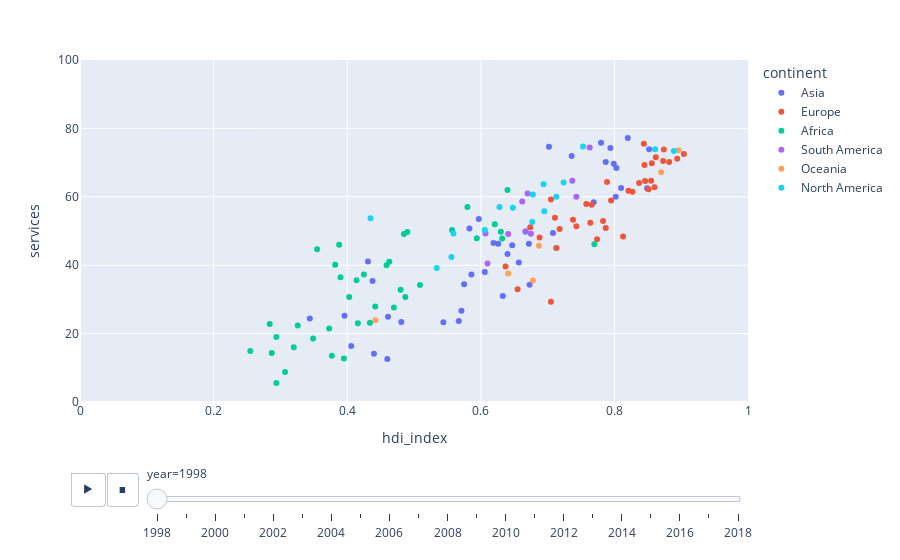

Notebook code cell kept with this figure:
### Markdown cell above
## Analyse temporelles et spatiales

### Code cell
# Création d'un graphique qui montre l'évolution de l'IDH et du % de services en fonction de l'année
df_complet = pd.read_csv('gapminder_data_graphs.csv')
graphique = px.scatter(df_complet, x = "hdi_index",  y = "services", color = "continent", animation_frame="year", range_x=[0,1], range_y= [0, 100])
graphique.show()

### Figure 1 — Plotly figure (JSON) as saved in the notebook; plotly's stock layout.template omitted (floating-point values rounded to 4 significant figures)
{"data": [{"hovertemplate": "continent=Asia<br>year=1998<br>hdi_index=%{x}<br>services=%{y}<extra></extra>", "legendgroup": "Asia", "marker": {"color": "#636efa", "symbol": "circle"}, "mode": "markers", "name": "Asia", "orientation": "v", "showlegend": true, "type": "scatter", "x": [0.344, 0.657, 0.619, 0.787, 0.461, null, 0.794, 0.406, 0.571, 0.803, null, 0.82, 0.481, 0.586, 0.647, 0.583, 0.852, 0.849, 0.702, 0.672, 0.78, 0.606, 0.46, null, 0.708, 0.597, 0.575, 0.396, 0.44, null, 0.438, null, 0.626, 0.81, 0.736, 0.799, 0.802, 0.673, 0.544, 0.633, null, 0.64, null, 0.769, null, 0.567, 0.431], "xaxis": "x", "y": [24.4, 40.8, 46.5, 70.2, 24.9, 25.9, 74.3, 16.4, 26.7, 68.4, 41.3, 77.2, 23.4, 37.3, 45.8, 50.7, 73.9, 62.5, 74.6, 46.3, 75.8, 38, 12.6, 55.6, 49.4, 53.5, 34.4, 25.2, 14.1, 84, 35.4, 49.1, 46.3, 62.6, 71.9, 69.7, 60, 34.3, 23.3, 31, 33.2, 43.3, 29.9, 58.4, 37.4, 23.7, 41.1], "yaxis": "y"}, {"hovertemplate": "continent=Europe<br>year=1998<br>hdi_index=%{x}<br>services=%{y}<extra></extra>", "legendgroup": "Europe", "marker": {"color": "#EF553B", "symbol": "circle"}, "mode": "markers", "name": "Europe", "orientation": "v", "showlegend": true, "type": "scatter", "x": [0.655, 0.837, 0.674, 0.873, null, 0.718, 0.738, 0.783, 0.856, 0.766, 0.846, 0.845, 0.86, 0.795, 0.758, 0.855, 0.851, 0.827, 0.711, 0.743, 0.844, 0.789, 0.637, null, 0.874, null, 0.904, 0.774, 0.787, 0.705, 0.705, 0.713, 0.764, 0.813, 0.821, 0.894, 0.882, 0.688, 0.862], "xaxis": "x", "y": [33, 64, 51.1, 70.5, 43.1, 50.6, 53.3, 52.9, 69.8, 57.7, 64.6, 69.3, 62.8, 58.9, 57.9, 64.7, 62.2, 61.5, 53.9, 51.4, 75.5, 64.3, 39.6, 64.1, 73.8, 39.4, 72.5, 47.6, 50.9, 29.3, 59.2, 45, 52.4, 48.4, 61.8, 71.1, 70.2, 48.1, 71.6], "yaxis": "y"}, {"hovertemplate": "continent=Africa<br>year=1998<br>hdi_index=%{x}<br>services=%{y}<extra></extra>", "legendgroup": "Africa", "marker": {"color": "#00cc96", "symbol": "circle"}, "mode": "markers", "name": "Africa", "orientation": "v", "showlegend": true, "type": "scatter", "x": [0.621, null, 0.403, 0.58, null, 0.294, 0.434, null, 0.32, null, null, 0.349, 0.48, 0.414, 0.355, 0.594, null, 0.49, null, 0.63, 0.388, 0.487, 0.326, null, 0.463, 0.47, null, 0.77, null, 0.395, 0.294, 0.459, 0.667, 0.509, 0.287, 0.557, 0.255, null, 0.307, 0.485, 0.382, 0.284, 0.64, null, 0.39, 0.377, 0.425, 0.632, 0.373, 0.416, 0.442], "xaxis": "x", "y": [52, 53.3, 30.7, 57, 11.1, 5.59, 23.2, 54.7, 16, 15.9, 26.6, 18.6, 32.8, 35.6, 44.7, 47.9, 37.6, 49.7, 17, 49.8, 46, 30.7, 22.4, 21.5, 41, 27.6, 35.6, 46.1, 14.3, 12.7, 19, 40, 49.8, 34.2, 14.3, 50.3, 14.9, 37.9, 8.76, 49.1, 40.1, 22.8, 62, 18.8, 36.5, 13.5, 37.3, 47.8, 21.5, 23, 27.9], "yaxis": "y"}, {"hovertemplate": "continent=South America<br>year=1998<br>hdi_index=%{x}<br>services=%{y}<extra></extra>", "legendgroup": "South America", "marker": {"color": "#ab63fa", "symbol": "circle"}, "mode": "markers", "name": "South America", "orientation": "v", "showlegend": true, "type": "scatter", "x": [0.763, 0.61, 0.67, 0.743, 0.662, 0.675, 0.607, 0.641, 0.667, null, 0.737], "xaxis": "x", "y": [74.4, 40.5, 61, 60, 58.6, 49.2, 49.3, 49.1, 49.9, 68.3, 64.7], "yaxis": "y"}, {"hovertemplate": "continent=Oceania<br>year=1998<br>hdi_index=%{x}<br>services=%{y}<extra></extra>", "legendgroup": "Oceania", "marker": {"color": "#FFA15A", "symbol": "circle"}, "mode": "markers", "name": "Oceania", "orientation": "v", "showlegend": true, "type": "scatter", "x": [0.896, 0.687, 0.87, 0.442, 0.641, null, 0.678, null], "xaxis": "x", "y": [73.6, 45.7, 67.2, 23.9, 37.6, 44.2, 35.5, 30.5], "yaxis": "y"}, {"hovertemplate": "continent=North America<br>year=1998<br>hdi_index=%{x}<br>services=%{y}<extra></extra>", "legendgroup": "North America", "marker": {"color": "#19d3f3", "symbol": "circle"}, "mode": "markers", "name": "North America", "orientation": "v", "showlegend": true, "type": "scatter", "x": [null, 0.753, 0.628, 0.861, 0.713, 0.677, 0.648, 0.606, 0.534, 0.435, 0.556, 0.678, 0.695, 0.559, 0.724, null, null, 0.694, 0.889], "xaxis": "x", "y": [81.2, 74.7, 57, 73.9, 60, 52.6, 56.8, 50.3, 39.2, 53.7, 42.4, 60.7, 55.8, 49.3, 64.2, 58.1, 60.4, 63.7, 73.4], "yaxis": "y"}], "layout": {"legend": {"title": {"text": "continent"}, "tracegroupgap": 0}, "margin": {"t": 60}, "sliders": [{"active": 0, "currentvalue": {"prefix": "year="}, "len": 0.9, "pad": {"b": 10, "t": 60}, "steps": [{"args": [["1998"], {"frame": {"duration": 0, "redraw": false}, "fromcurrent": true, "mode": "immediate", "transition": {"duration": 0, "easing": "linear"}}], "label": "1998", "method": "animate"}, {"args": [["1999"], {"frame": {"duration": 0, "redraw": false}, "fromcurrent": true, "mode": "immediate", "transition": {"duration": 0, "easing": "linear"}}], "label": "1999", "method": "animate"}, {"args": [["2000"], {"frame": {"duration": 0, "redraw": false}, "fromcurrent": true, "mode": "immediate", "transition": {"duration": 0, "easing": "linear"}}], "label": "2000", "method": "animate"}, {"args": [["2001"], {"frame": {"duration": 0, "redraw": false}, "fromcurrent": true, "mode": "immediate", "transition": {"duration": 0, "easing": "linear"}}], "label": "2001", "method": "animate"}, {"args": [["2002"], {"frame": {"duration": 0, "redraw": false}, "fromcurrent": true, "mode": "immediate", "transition": {"duration": 0, "easing": "linear"}}], "label": "2002", "method": "animate"}, {"args": [["2003"], {"frame": {"duration": 0, "redraw": false}, "fromcurrent": true, "mode": "immediate", "transition": {"duration": 0, "easing": "linear"}}], "label": "2003", "method": "animate"}, {"args": [["2004"], {"frame": {"duration": 0, "redraw": false}, "fromcurrent": true, "mode": "immediate", "transition": {"duration": 0, "easing": "linear"}}], "label": "2004", "method": "animate"}, {"args": [["2005"], {"frame": {"duration": 0, "redraw": false}, "fromcurrent": true, "mode": "immediate", "transition": {"duration": 0, "easing": "linear"}}], "label": "2005", "method": "animate"}, {"args": [["2006"], {"frame": {"duration": 0, "redraw": false}, "fromcurrent": true, "mode": "immediate", "transition": {"duration": 0, "easing": "linear"}}], "label": "2006", "method": "animate"}, {"args": [["2007"], {"frame": {"duration": 0, "redraw": false}, "fromcurrent": true, "mode": "immediate", "transition": {"duration": 0, "easing": "linear"}}], "label": "2007", "method": "animate"}, {"args": [["2008"], {"frame": {"duration": 0, "redraw": false}, "fromcurrent": true, "mode": "immediate", "transition": {"duration": 0, "easing": "linear"}}], "label": "2008", "method": "animate"}, {"args": [["2009"], {"frame": {"duration": 0, "redraw": false}, "fromcurrent": true, "mode": "immediate", "transition": {"duration": 0, "easing": "linear"}}], "label": "2009", "method": "animate"}, {"args": [["2010"], {"frame": {"duration": 0, "redraw": false}, "fromcurrent": true, "mode": "immediate", "transition": {"duration": 0, "easing": "linear"}}], "label": "2010", "method": "animate"}, {"args": [["2011"], {"frame": {"duration": 0, "redraw": false}, "fromcurrent": true, "mode": "immediate", "transition": {"duration": 0, "easing": "linear"}}], "label": "2011", "method": "animate"}, {"args": [["2012"], {"frame": {"duration": 0, "redraw": false}, "fromcurrent": true, "mode": "immediate", "transition": {"duration": 0, "easing": "linear"}}], "label": "2012", "method": "animate"}, {"args": [["2013"], {"frame": {"duration": 0, "redraw": false}, "fromcurrent": true, "mode": "immediate", "transition": {"duration": 0, "easing": "linear"}}], "label": "2013", "method": "animate"}, {"args": [["2014"], {"frame": {"duration": 0, "redraw": false}, "fromcurrent": true, "mode": "immediate", "transition": {"duration": 0, "easing": "linear"}}], "label": "2014", "method": "animate"}, {"args": [["2015"], {"frame": {"duration": 0, "redraw": false}, "fromcurrent": true, "mode": "immediate", "transition": {"duration": 0, "easing": "linear"}}], "label": "2015", "method": "animate"}, {"args": [["2016"], {"frame": {"duration": 0, "redraw": false}, "fromcurrent": true, "mode": "immediate", "transition": {"duration": 0, "easing": "linear"}}], "label": "2016", "method": "animate"}, {"args": [["2017"], {"frame": {"duration": 0, "redraw": false}, "fromcurrent": true, "mode": "immediate", "transition": {"duration": 0, "easing": "linear"}}], "label": "2017", "method": "animate"}, {"args": [["2018"], {"frame": {"duration": 0, "redraw": false}, "fromcurrent": true, "mode": "immediate", "transition": {"duration": 0, "easing": "linear"}}], "label": "2018", "method": "animate"}], "x": 0.1, "xanchor": "left", "y": 0, "yanchor": "top"}], "updatemenus": [{"buttons": [{"args": [null, {"frame": {"duration": 500, "redraw": false}, "fromcurrent": true, "mode": "immediate", "transition": {"duration": 500, "easing": "linear"}}], "label": "&#9654;", "method": "animate"}, {"args": [[null], {"frame": {"duration": 0, "redraw": false}, "fromcurrent": true, "mode": "immediate", "transition": {"duration": 0, "easing": "linear"}}], "label": "&#9724;", "method": "animate"}], "direction": "left", "pad": {"r": 10, "t": 70}, "showactive": false, "type": "buttons", "x": 0.1, "xanchor": "right", "y": 0, "yanchor": "top"}], "xaxis": {"anchor": "y", "domain": [0, 1], "range": [0, 1], "title": {"text": "hdi_index"}}, "yaxis": {"anchor": "x", "domain": [0, 1], "range": [0, 100], "title": {"text": "services"}}}}
